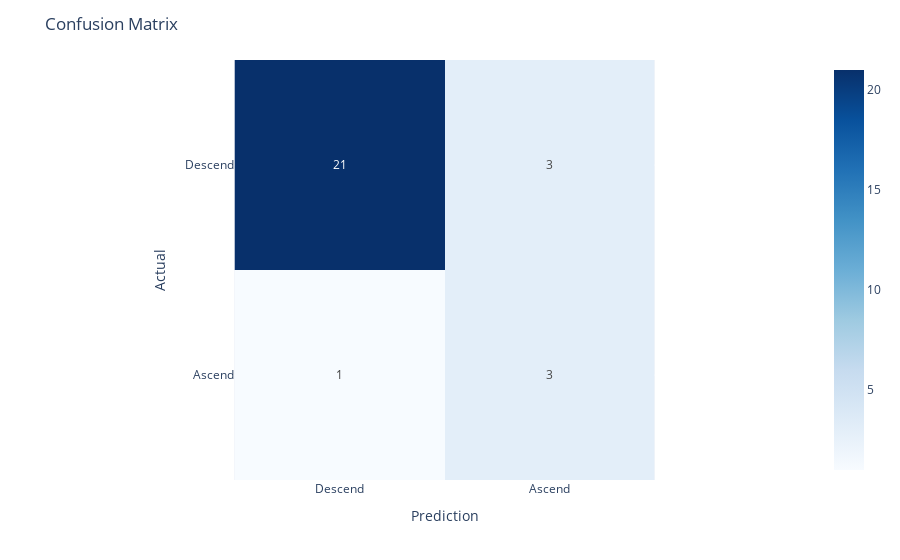

The notebook cell saved with this chart:
### Markdown cell above
### Model Evaluation

### Code cell
y_pred = grid_search.predict(X_test)
print(classification_report(y_test, y_pred))

cm = confusion_matrix(y_test, y_pred)
fig = px.imshow(cm, text_auto=True, x=['Descend', 'Ascend'], y=['Descend', 'Ascend'], color_continuous_scale='Blues')
fig.update_layout(title="Confusion Matrix", xaxis_title="Prediction", yaxis_title="Actual")
fig.show()

### Figure 1 — Plotly figure (JSON) as saved in the notebook; plotly's stock layout.template omitted (floating-point values rounded to 4 significant figures)
{"data": [{"coloraxis": "coloraxis", "hovertemplate": "x: %{x}<br>y: %{y}<br>color: %{z}<extra></extra>", "name": "0", "texttemplate": "%{z}", "type": "heatmap", "x": ["Descend", "Ascend"], "xaxis": "x", "y": ["Descend", "Ascend"], "yaxis": "y", "z": [[21, 3], [1, 3]]}], "layout": {"coloraxis": {"colorscale": [[0, "rgb(247,251,255)"], [0.125, "rgb(222,235,247)"], [0.25, "rgb(198,219,239)"], [0.375, "rgb(158,202,225)"], [0.5, "rgb(107,174,214)"], [0.625, "rgb(66,146,198)"], [0.75, "rgb(33,113,181)"], [0.875, "rgb(8,81,156)"], [1, "rgb(8,48,107)"]]}, "margin": {"t": 60}, "title": {"text": "Confusion Matrix"}, "xaxis": {"anchor": "y", "constrain": "domain", "domain": [0, 1], "scaleanchor": "y", "title": {"text": "Prediction"}}, "yaxis": {"anchor": "x", "autorange": "reversed", "constrain": "domain", "domain": [0, 1], "title": {"text": "Actual"}}}}
